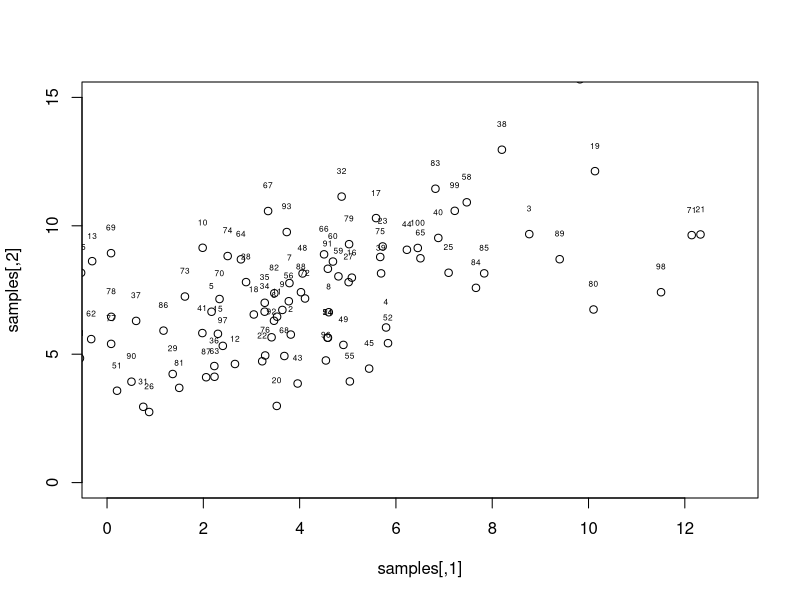
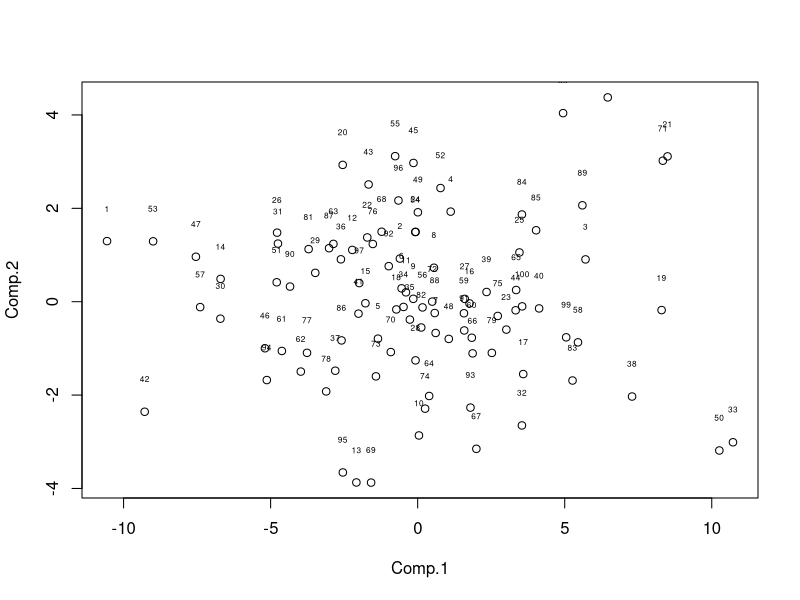
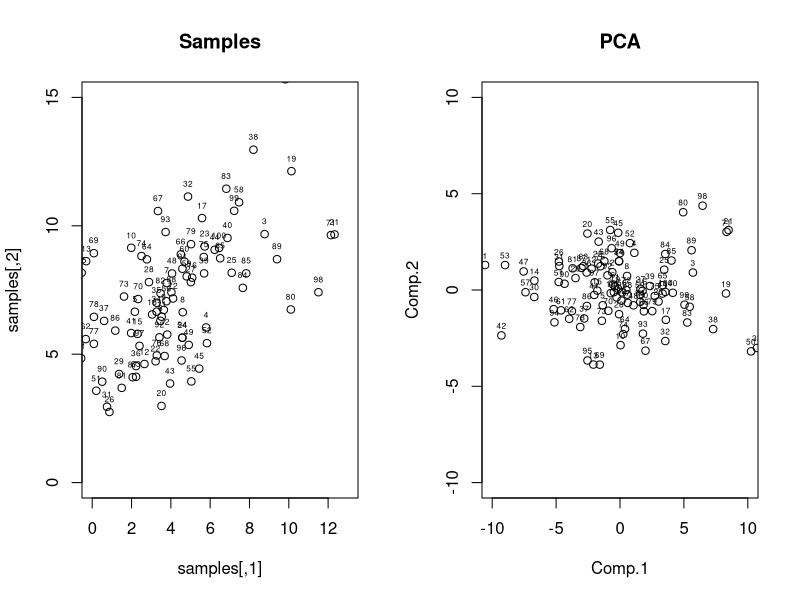

The R script that drew these images, in order: (Note: this script raises an error after producing the figures.)
mu=matrix(c(4,7), nrow=2)
mu
sigma<-matrix(c(10,6,6,8), nrow=2)
sigma

library("mvtnorm")
samples<-rmvnorm(100, mu, sigma)
samples

#A plot and label with observation number
plot(samples, ylim=c(0,15), xlim=c(0,13))
text(samples[,1],samples[,2]+1, 1:nrow(samples), cex=0.5)

#B. perform covariance based PCA transformation

sample.PCA<-princomp(samples,cor=FALSE)
sample.PCA
names(sample.PCA)

# C. Plot the score matrix
plot(sample.PCA$scores)
text(sample.PCA$scores[,1], sample.PCA$scores[,2]+0.7, 1:nrow(sample.PCA$scores), cex=0.5)


# Compare the plots of (a) and (c) and describe the differences.
par(mfrow=c(1,2))

plot(samples, ylim=c(0,15), xlim=c(0,13), main="Samples")
text(samples[,1],samples[,2]+0.5, 1:nrow(samples), cex=0.5)

plot(sample.PCA$scores, ylim=c(-10,10), xlim=c(-10,10), main="PCA")
text(sample.PCA$scores[,1], sample.PCA$scores[,2]+0.5, 1:nrow(sample.PCA$scores), cex=0.5)

# Calculate the G and Y matrices without using any existing PCA functions.
sample_cov<-(n-1)/n * cov(samples)
G<-eigen(sample_cov)$vector
Y<-sweep(samples,2,colMeans(samples), "-")%*%G

# Verify that the estimated scores and the loadings are equal (up to signs)
round(abs(Y),6)==round(abs(sample.PCA$scores),6)

G
sample.PCA$loadings

# Plot the directions of the first and second principal component to the original data
PC1PC2<- sample.PCA$scores[,1:2]
LD1LD2<-sample.PCA$loadings[,1:2]

par(mfrow=c(1,1))
pc.axis <- c(-max(abs(PC1PC2)), max(abs(PC1PC2)))
axis <- c(-0.8,0.8) #Limits to axis

plot(PC1PC2, xlim=pc.axis, ylim=pc.axis, pch=21, bg=8, cex=1.25)
par(new=TRUE)
plot(LD1LD2, axes=FALSE, type= "n", xlab='', ylab='',
     xlim=axis, ylim=axis)
axis(3,col=2)
axis(4, col=2)
arrows(0,0,LD1LD2[,1], LD1LD2[,2], length=0.1, col=2)
text(LD1LD2[,1], LD1LD2[,2], rownames(LD1LD2))
abline(h=0, lty=3)
abline(v=0, lty=3)
